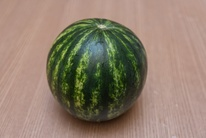
#> input picture images/orig/watermelon.jpg, 206 x 138 px, shrunk from 1000 x 668 before the run
$ jupyter execute 02-Blur-and-Threshold-Filtering.ipynb
#> lines starting #> are read from the running program, lines starting #| are printed output that depends on the picture; after the words box and inside, x2 and y2 are one past the last pixel; in counts of white or black regions, pixels touching at a corner belong together
# __Размытия и пороговая фильтрация__

[cell 1]
import numpy as np
import cv2
import matplotlib.pyplot as plt

[cell 2]
ORIG_PATH = './images/orig/'
NEW_PATH = './images/new/'

## __Размытия__

Фильтры размытия (smoothing filters) - это базовые операции в компьютерном зрении, которые:
- Уменьшают шум на изображениях
- Сглаживают текстуру
- Подготавливают изображение для дальнейшей обработки
- Уменьшают эффект "перегруженности" деталями

OpenCV предоставляет несколько типов размытия, среди которых два основных:
- __Простое размытие (Average blur)__
- __Гауссово размытие (Gaussian blur)__

__Функция в OpenCV:__

`cv2.blur(src, ksize[, dst[, anchor[, borderType]]]) → dst` -

Параметры:
- `src`: входное изображение
- `ksize`: размер ядра размытия (ширина, высота) - должно быть нечетным (например, (3,3), (5,5))
- `anchor`: опорная точка ядра (по умолчанию (-1,-1) - центр)
- `borderType`: метод обработки границ

Чем больше размер ядра, тем сильнее эффект размытия:
- (3,3) - легкое размытие
- (7,7) - заметное размытие
- (15,15) - сильное размытие

__Пример:__

[cell 3]
# Загрузка изображения
image = cv2.imread(ORIG_PATH + 'watermelon.jpg')
#> image is the input picture: shape (138, 206, 3); mean B, G, R 109.4, 126.5, 143.7
image_rgb = cv2.cvtColor(image, cv2.COLOR_BGR2RGB)

# Применение простого размытия с ядром 5x5
blurred = cv2.blur(image, (5, 5))
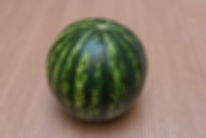
#> blurred: shape (138, 206, 3); mean B, G, R 109.4, 126.5, 143.7
blurred_rgb = cv2.cvtColor(blurred, cv2.COLOR_BGR2RGB)

fig, ax = plt.subplots(1, 2, figsize=(12, 6))
# Левый график (Оригинальное изображение)
ax[0].imshow(image_rgb)
ax[0].set_title('Оригинальное изображение')
ax[0].axis('off')  # Скрыть оси координат для первого изображения

# Правый график (Размытое изображение)
ax[1].imshow(blurred_rgb)
ax[1].set_title('Размытое изображение') # Добавим заголовок для ясности
ax[1].axis('off')  # <--- ВОТ ЧТО НУЖНО ДОБАВИТЬ: Скрыть оси координат для второго изображения

__Гауссово размытие (Gaussian blur)__

__Принцип работы:__ <br>

Использует гауссово распределение для вычисления весов соседних пикселей, придавая большее значение ближайшим пикселям.

__Функция в OpenCV:__ <br>

`cv2.GaussianBlur(src, ksize, sigmaX[, dst[, sigmaY[, borderType]]]) → dst` -

Параметры:
- `src`: входное изображение
- `ksize`: размер ядра (ширина, высота) - должно быть нечетным и положительным
- `sigmaX`: стандартное отклонение по X (если 0 - вычисляется из ksize)
- `sigmaY`: стандартное отклонение по Y (если 0 - равно sigmaX)
- `borderType`: метод обработки границ

__Пример:__

[cell 4]
# Применение гауссова размытия с ядром 5x5
gaussian_blur = cv2.GaussianBlur(image, (5, 5), 0)
gaussian_blur_rgb = cv2.cvtColor(gaussian_blur, cv2.COLOR_BGR2RGB)

fig, ax = plt.subplots(1, 2, figsize=(12, 6))
# Левый график (Обычное размытие)
ax[0].imshow(blurred_rgb)
ax[0].set_title('Обычное размытие изображения')
ax[0].axis('off')  # Скрыть оси координат для первого изображения

# Правый график (Гауссово размытие)
ax[1].imshow(gaussian_blur_rgb)
ax[1].set_title('Гауссово размытие изображения') # Добавим заголовок для ясности
ax[1].axis('off')  # <--- ВОТ ЧТО НУЖНО ДОБАВИТЬ: Скрыть оси координат для второго изображения
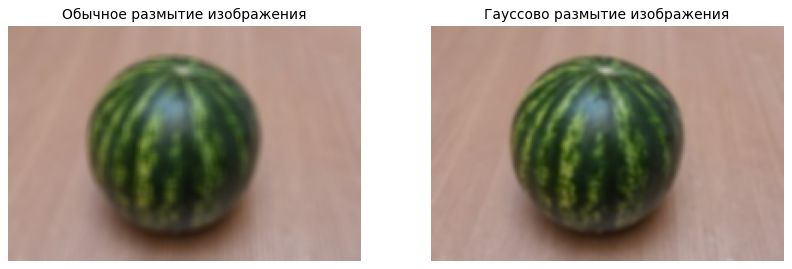
#> figure drawn by matplotlib, 2 panels

Более естественное размытие по сравнению с average blur. Сохраняет лучше границы объектов. Часто используется перед операциями выделения границ (например, Canny edge detection)

__Сравнение__

## __Простая пороговая фильтрация__

Пороговая фильтрация — один из самых простых и важных методов сегментации изображения.
Она преобразует градации серого в двухуровневое изображение (0 и 255), отделяя объект от фона.

В компьютерном зрении пороговая фильтрация используется для:
- выделения объектов,
- подготовки масок,
- распознавания текста,
- последующей морфологии,
- упрощения анализа контуров.

Перед пороговой фильтрацией изображение нужно переводить в оттенки серого: <br>

`gray = cv2.cvtColor(img, cv2.COLOR_BGR2GRAY)`

Простая пороговая фильтрация реализована функцией cv2.threshold:

`cv2.threshold(gray, thresh, max_value, thresh_type)`

- `gray` - изображение в оттенках серого
- `thresh` - значение порога
- `max_value` - максимальное значение назначаемое выше порога
- `thresh_type` - тип порога (выбирается из констант)

## __Адаптивная пороговая фильтрация__

Простой порог хорошо работает, только для равномерно освещенных изображений .
Однако если яркость меняется, то ручной выбор значений становится  нестабилен.

__Метод Отсу (Otsu Thresholding):__

Метод Отсу автоматически вычисляет оптимальный порог, разделяя изображение на два класса: фон и объект.  Работает, когда гистограмма имеет две выраженные моды.

`cv2.threshold(gray_blur, 0, 255, cv2.THRESH_BINARY + cv2.THRESH_OTSU)`

__Адаптивная пороговая фильтрация__

Адаптивные методы вычисляют порог для каждой локальной области изображения. Они принимают на 3 аргумента больше

`cv2.adaptiveThreshold(gray, max_value, adaptive_method, threshold_type, block_size, C)`

- `gray` - изображение в оттенках серого
- `max_value` - максимальное значение назначаемое выше порога
- `adaptive_method` - адаптивный метод (выбирается из констант cv2.ADAPTIVE_THRESH_MEAN_C, cv2.ADAPTIVE_THRESH_GAUSSIAN_C)
- `threshold_type` - тип порога (выбирается из констант)
- `block_size` - размер окна (квадратного), должно быть нечетным
- `C` - постоянное смещение после адаптивного метода

[cell 5]
def show_images(images, nrows, ncols):
    fig, ax = plt.subplots(nrows, ncols, figsize=(ncols * 5, nrows * 5))
    if len(images) == 1:
        ax = [ax]  # Ensure ax is iterable

    for i in range(nrows):
        for j in range(ncols):
            index = i * 2 + j
            if index < num_images:
                ax[i][j].imshow(cv2.cvtColor(images[index], cv2.COLOR_BGR2RGB))
                ax[i][j].axis('off')
            else:
                ax[i][j].axis('off')

[cell 6]
TRESH = 140
MAX_VAL = 255

airpods = cv2.imread(ORIG_PATH + 'egor.jpg')
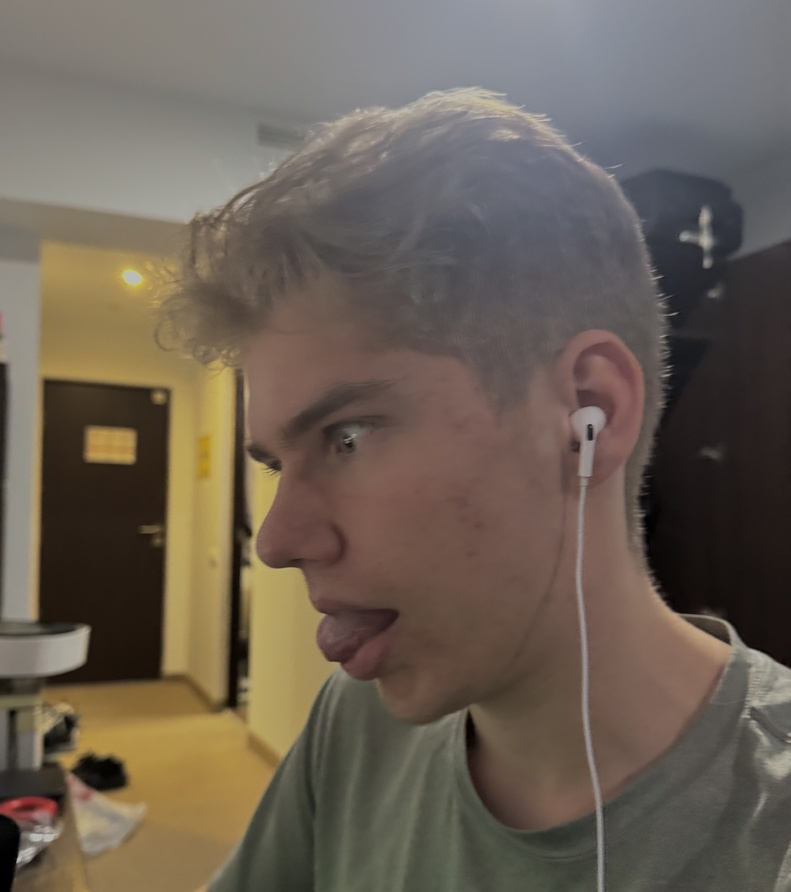
#> input picture images/orig/egor.jpg, 791 x 892 px, shrunk from 3836 x 4322 before the run
#> airpods is the input picture: shape (892, 791, 3); mean B, G, R 85.1, 96.6, 107.4
airpods_gray = cv2.cvtColor(airpods, cv2.COLOR_BGR2GRAY)
airpods_blured = cv2.GaussianBlur(airpods_gray, (7, 7), 0)

thresh_bin = cv2.threshold(airpods_gray, TRESH, MAX_VAL, cv2.THRESH_BINARY)[1]
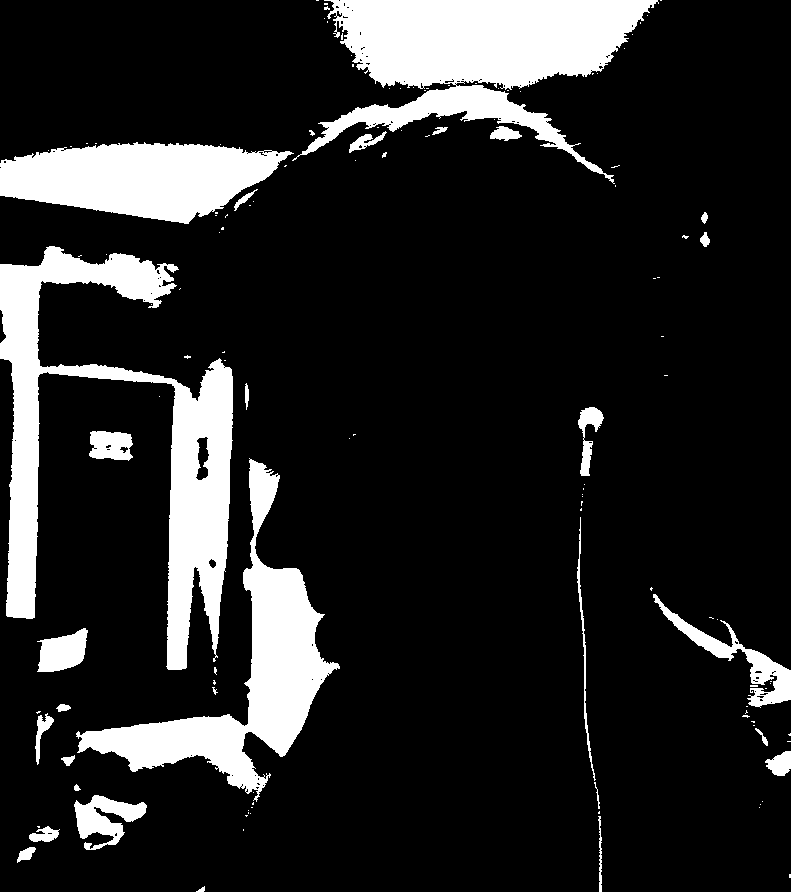
#> thresh_bin: shape (892, 791); 15.2% white; 128 white regions (98 under 20 px), largest, box (x1, y1, x2, y2) and area: (0, 246, 233, 670) 30607, (292, 0, 659, 184) 28615, (76, 458, 340, 802) 20059
thresh_bin_inv = cv2.threshold(airpods_gray, TRESH, MAX_VAL, cv2.THRESH_BINARY_INV)[1]
thresh_trunc = cv2.threshold(airpods_gray, TRESH, MAX_VAL, cv2.THRESH_TRUNC)[1]
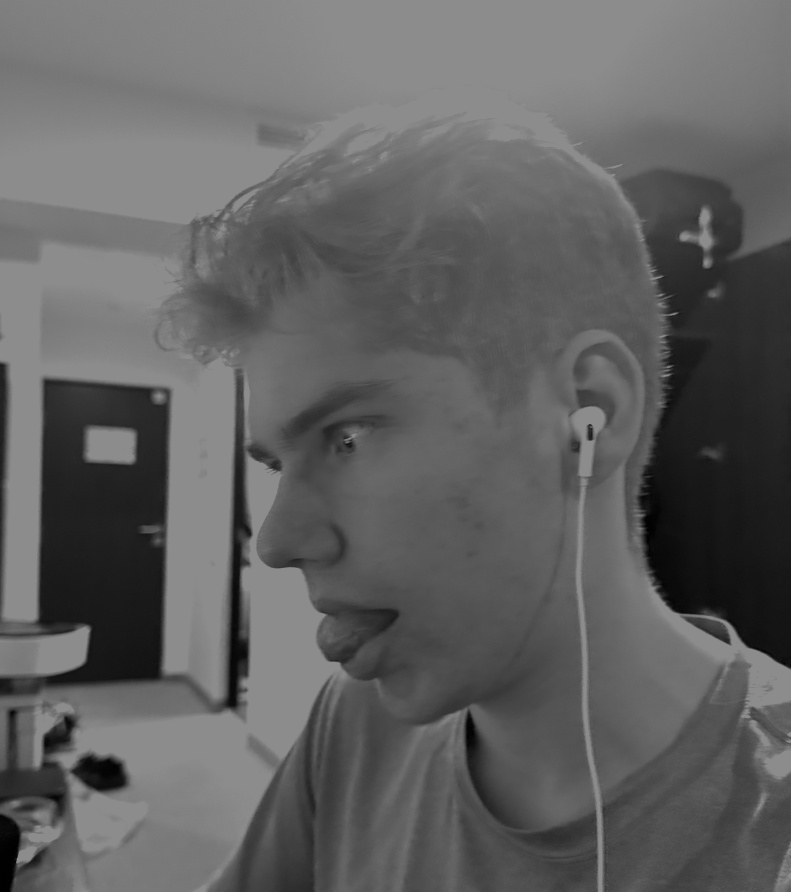
#> thresh_trunc: shape (892, 791); min 0, max 140, mean 96.8
thresh_tozero = cv2.threshold(airpods_gray, TRESH, MAX_VAL, cv2.THRESH_TOZERO)[1]
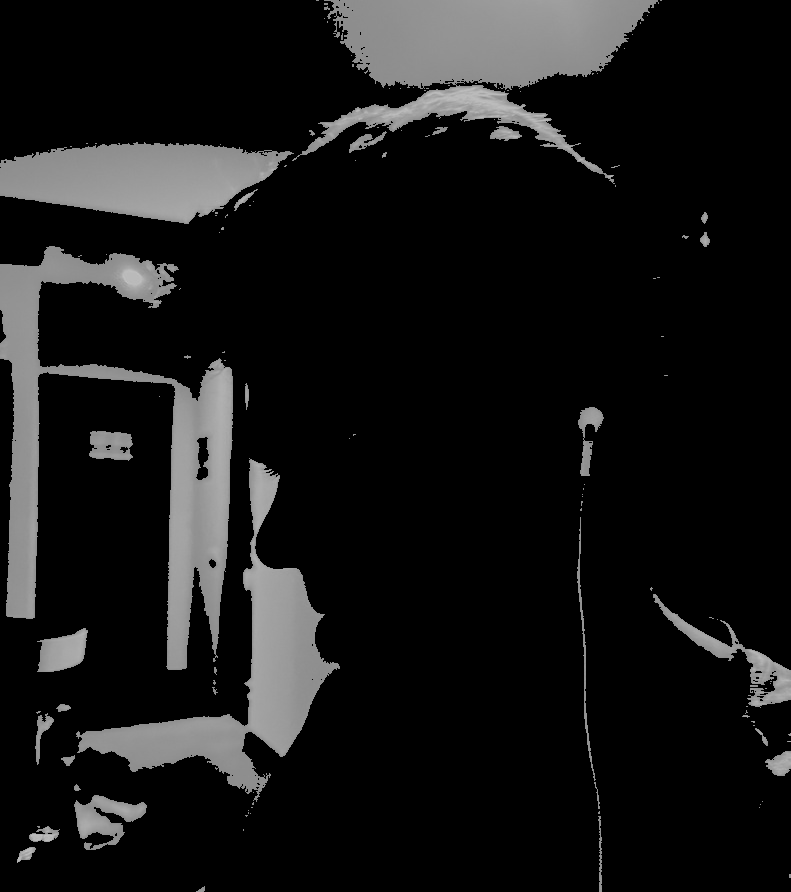
#> thresh_tozero: shape (892, 791); min 0, max 195, mean 22.9
thresh_tozero_inv = cv2.threshold(airpods_gray, TRESH, MAX_VAL, cv2.THRESH_TOZERO_INV)[1]
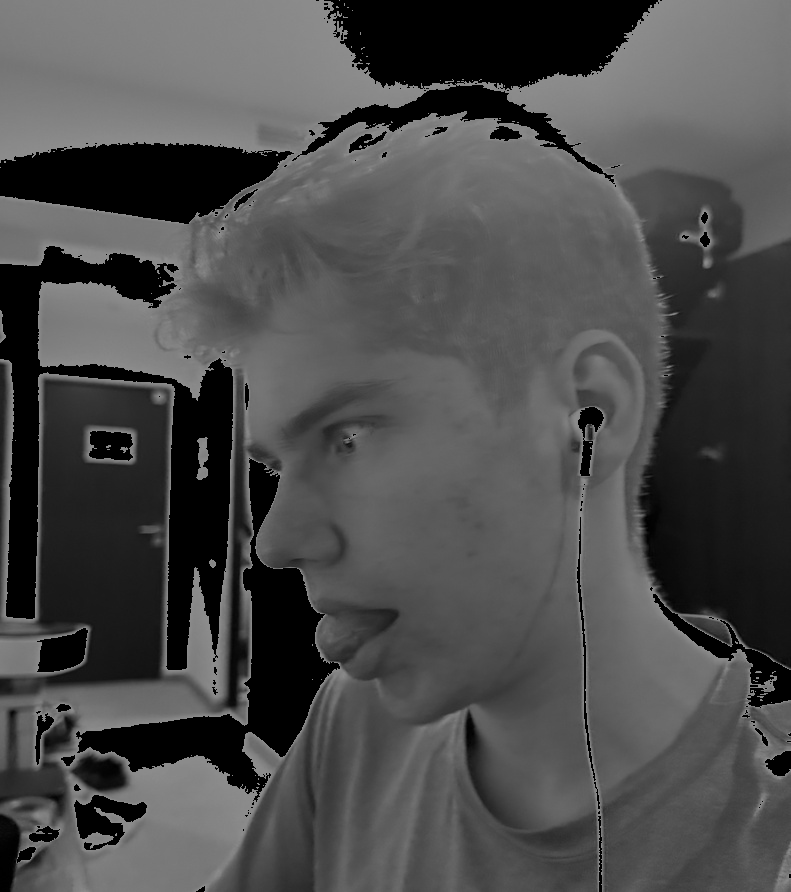
#> thresh_tozero_inv: shape (892, 791); min 0, max 140, mean 75.6

thresh_adaptive_mean = cv2.adaptiveThreshold(airpods_blured, MAX_VAL, cv2.ADAPTIVE_THRESH_MEAN_C,
                                             cv2.THRESH_BINARY, 11, 2)
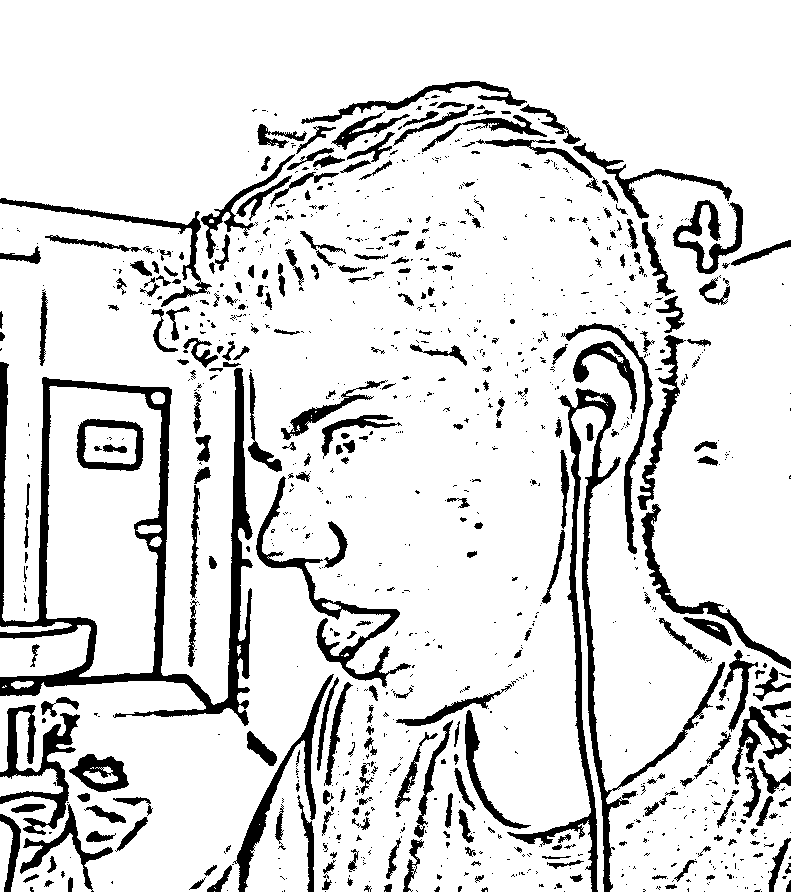
#> thresh_adaptive_mean: shape (892, 791); 86.8% white; 1123 black regions (816 under 20 px), largest, box (x1, y1, x2, y2) and area: (0, 362, 253, 726) 15331, (507, 388, 725, 892) 8461, (256, 476, 411, 688) 3356
thresh_adaptive_gauss = cv2.adaptiveThreshold(airpods_blured, MAX_VAL, cv2.ADAPTIVE_THRESH_GAUSSIAN_C,
                                              cv2.THRESH_BINARY, 11, 2)
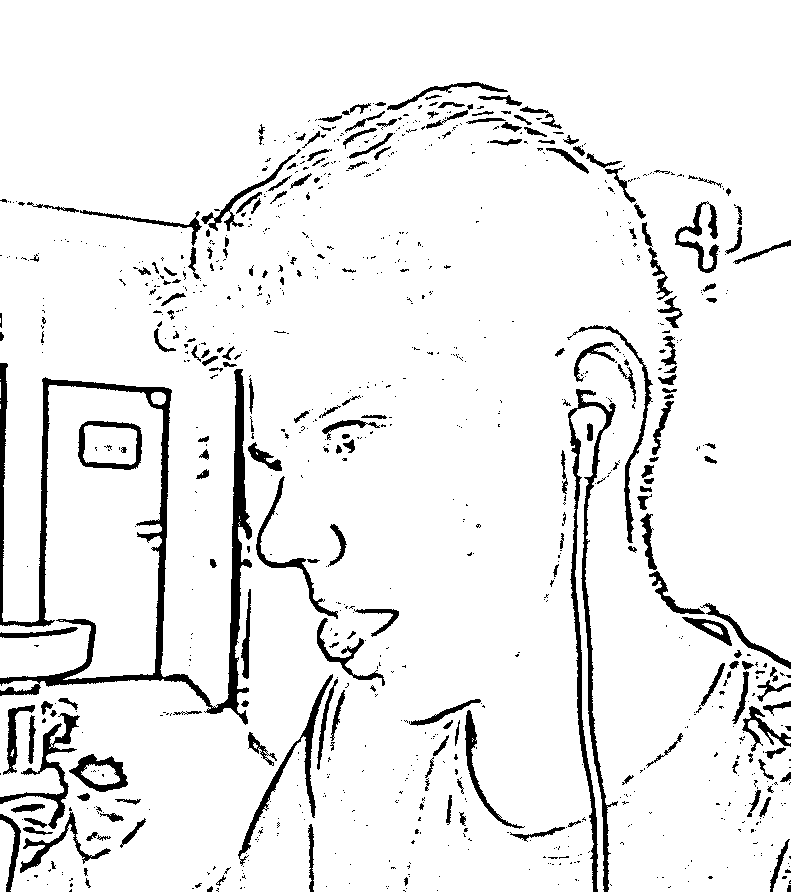
#> thresh_adaptive_gauss: shape (892, 791); 92.7% white; 954 black regions (730 under 20 px), largest, box (x1, y1, x2, y2) and area: (0, 363, 252, 725) 11306, (568, 389, 618, 892) 4728, (238, 674, 333, 866) 1570

images = [
    thresh_bin, thresh_bin_inv,
    thresh_trunc, thresh_tozero,
    thresh_tozero_inv, thresh_adaptive_mean,
    thresh_adaptive_gauss
]

titles = [
    'Binary Threshold', 'Binary Inverse Threshold',
    'Truncated Threshold', 'To Zero Threshold',
    'To Zero Inverse Threshold', 'Adaptive Mean Threshold',
    'Adaptive Gaussian Threshold'
]

fig, ax = plt.subplots(2, 5, figsize=(20, 10))


for j in range(5):
    ax[0, j].imshow(images[j], cmap='gray')
    ax[0, j].set_title(titles[j])
    ax[0, j].axis('off')

ax[1, 1].imshow(thresh_adaptive_mean, cmap='gray')
ax[1, 1].set_title('Adaptive Mean Threshold')
ax[1, 1].axis('off')

ax[1, 3].imshow(thresh_adaptive_gauss, cmap='gray')
ax[1, 3].set_title('Adaptive Gaussian Threshold')
ax[1, 3].axis('off')

fig.delaxes(ax[1, 0])
fig.delaxes(ax[1, 2])
fig.delaxes(ax[1, 4])

plt.subplots_adjust(wspace=0.0, hspace=0.0)

plt.show()

[cell 7]
def H(x, y, l1):
    return -8 * (x**2 - x*y + l1 * y**2 + l1 * x**2)

print(
    H(1, 1, -1/2),
    H(-1, 1, 1/2),
    H(-(1 + 3**0.5)/2, (3**0.5 - 1)/2, (3**0.5 - 2)/2)
)
